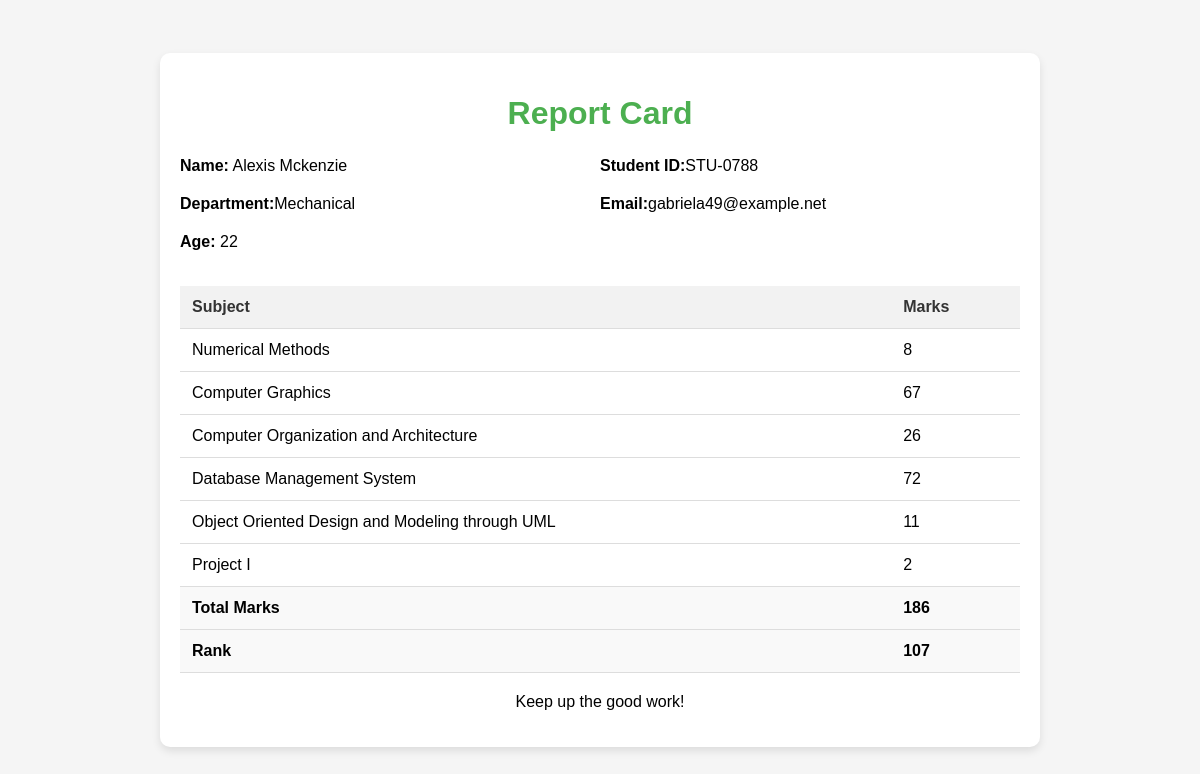
/see_marks/STU-0788, run on the app's committed database.
### Student/models.py (models this page shows, shortened)
class SubjectMarks(models.Model):
    student = models.ForeignKey(Student, related_name="studentmarks", on_delete=models.CASCADE)
    subject=models.ForeignKey(Subject, on_delete=models.CASCADE)
    marks=models.IntegerField()
    class Meta:
        unique_together=['student', 'subject']

class Student(models.Model):
    department=models.ForeignKey(Department, related_name="depart", on_delete=models.CASCADE)
    student_id=models.OneToOneField(StudentID, related_name="studentid", on_delete=models.CASCADE)
    student_name=models.CharField(max_length=100)
    student_email=models.EmailField(unique=True)
    student_age=models.IntegerField(default=18)
    student_address=models.TextField()
    def __str__(self) -> str:
        return self.student_name
    class Meta:
        ordering=['student_name']
        verbose_name="student"

class StudentID(models.Model):
    student_id=models.CharField(max_length=100)
    def __str__(self) -> str:
        return self.student_id

class Department(models.Model):
    department=models.CharField(max_length=100)
    def __str__(self) -> str:
        return self.department
    class Meta:
        ordering=['department']

class Subject(models.Model):
    subject_name=models.CharField(max_length=100)

### Student/views.py (the view)
# urls.py: path('see_marks/<student_id>', see_marks , name="see_marks"),
def see_marks(request, student_id):
    queryset=SubjectMarks.objects.filter(student__student_id__student_id=student_id)
    total_marks= queryset.aggregate(total_marks=Sum('marks'))
    student_query=Student.objects.filter(student_id__student_id=student_id)
    current_rank=-1
    ranks=Student.objects.annotate(marks=Sum('studentmarks__marks')).order_by('-marks', '-student_age' )
    i=1
    for rank in ranks:
        if student_id==rank.student_id.student_id:
            current_rank=i
            break
        i+=1
    return render(request, 'see_marks.html', {'queryset': queryset, "total_marks": total_marks, 'current_rank' : current_rank, "student_query": student_query})

### Student/templates/see_marks.html (shortened to what this page needs)
<!DOCTYPE html>
<html lang="en">
<head>
</head>
<body>
    <div class="report-card">
        <h1>Report Card</h1>
        <div class="student-info">
            <div>
                <p><strong>Name:</strong> {{queryset.first.student}}</p>
            </div>
            <div>
                <p><strong>Student ID:</strong>{{queryset.first.student.student_id}}</p>
            </div>
            <div>
                <p><strong>Department:</strong>{{queryset.first.student.department}} </p>
            </div>
            <div>
                <p><strong>Email:</strong>{{queryset.first.student.student_email}}</p>
            </div>
            <div>
                <p><strong>Age:</strong> {{queryset.first.student.student_age}}</p>
            </div>
        </div>
        <table>
            <tr>
                <th>Subject</th>
                <th>Marks</th>
            </tr>
            {% for marks in queryset %}
            <tr>
                <td>{{marks.subject.subject_name}}</td>
                <td>{{marks.marks}}</td>
            </tr>
            {% endfor %}
            <tr class="total">
                <td>Total Marks</td>
                <td>{{total_marks.total_marks}}</td>
            </tr>
            <tr class="rank">
                <td>Rank</td>
                <td>{{current_rank}}</td>
            </tr>
        </table>
        <div class="footer">
            <p>Keep up the good work!</p>
        </div>
    </div>
</body>
</html>

### Student/templates/see_marks.html (style rules this page uses)
body { font-family: 'Arial', sans-serif; background-color: #f5f5f5; margin: 0; padding: 0; display: flex; justify-content: center; align-items: center; height: 100vh; }
.report-card { background-color: #ffffff; border-radius: 10px; box-shadow: 0 4px 8px rgba(0, 0, 0, 0.1); width: 70%; max-width: 900px; padding: 20px; margin: 20px; }
.report-card h1 { text-align: center; color: #4CAF50; margin-bottom: 20px; }
.student-info { margin-bottom: 20px; display: flex; justify-content: space-between; flex-wrap: wrap; }
.student-info div { flex: 1 1 45%; margin-bottom: 10px; }
.student-info p { margin: 5px 0; }
.report-card table { width: 100%; border-collapse: collapse; }
.report-card th, .report-card td { padding: 12px; text-align: left; border-bottom: 1px solid #ddd; }
.report-card th { background-color: #f2f2f2; color: #333; }
.report-card .total, .report-card .rank { font-weight: bold; }
.report-card .total td, .report-card .rank td { background-color: #f9f9f9; }
.report-card .footer { text-align: center; margin-top: 20px; }

### data on the page
SubjectMarks: first.student "Alexis Mckenzie", first.student.student_id "STU-0788", first.student.department "Mechanical", first.student.student_email "gabriela49@example.net", first.student.student_age "22", subject.subject_name "Numerical Methods", marks "8"
SubjectMarks: subject.subject_name "Computer Graphics", marks "67"
SubjectMarks: subject.subject_name "Computer Organization and Architecture", marks "26"
SubjectMarks: subject.subject_name "Database Management System", marks "72"
SubjectMarks: subject.subject_name "Object Oriented Design and Modeling through UML", marks "11"
SubjectMarks: subject.subject_name "Project I", marks "2"

### other printed values
{{ total_marks.total_marks }} "186"
{{ current_rank }} "107"
